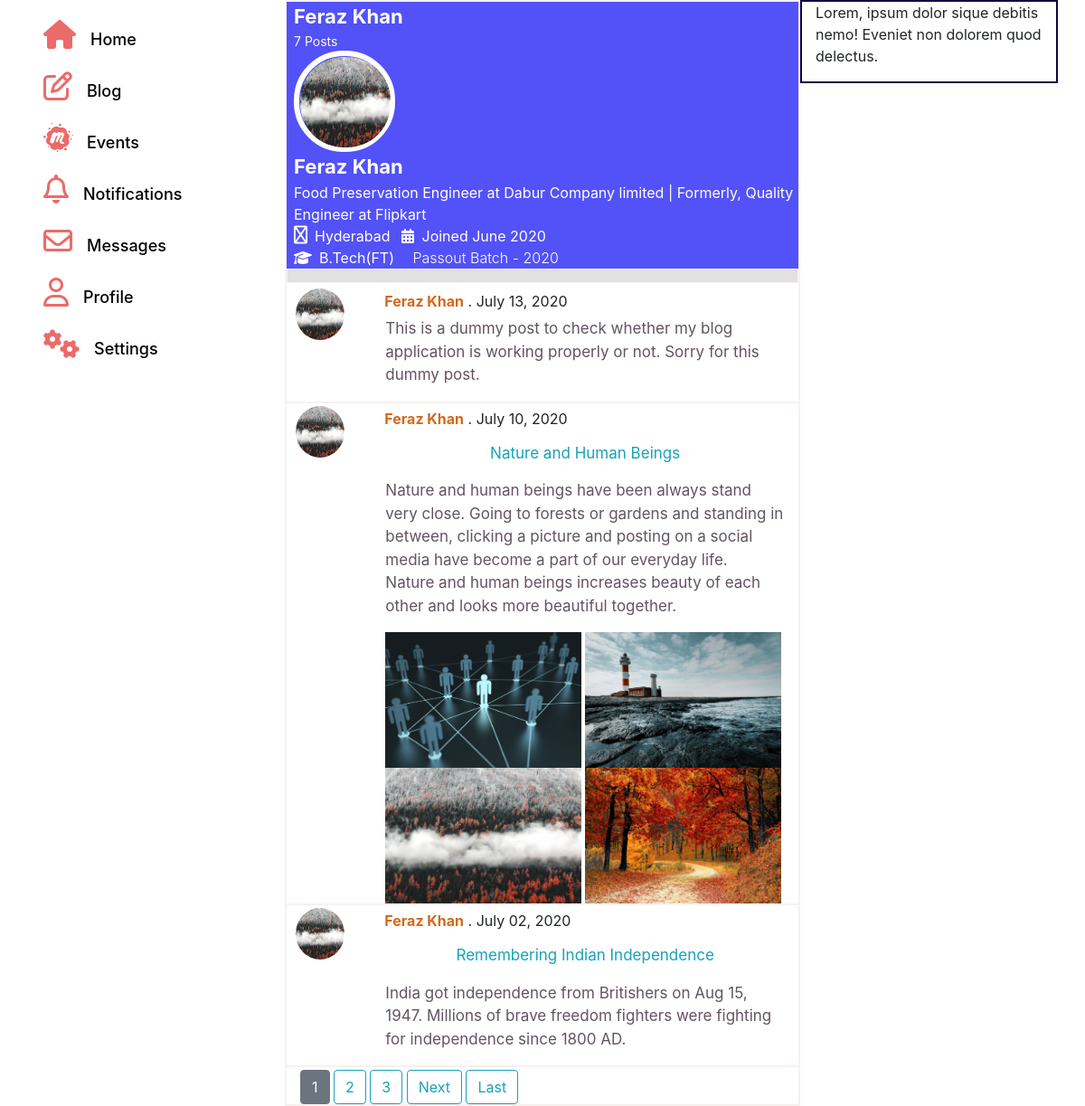
The page /profile/30 on the database its author committed.
### UserModule/models.py (models this page shows, shortened)
class User(AbstractBaseUser):
    email = models.EmailField(unique = True, max_length= 160)
    full_name = models.CharField(max_length = 160)
    is_active = models.BooleanField(default = False)
    is_staff = models.BooleanField(default = False)
    is_admin = models.BooleanField(default = False)
    join_date = models.DateTimeField(auto_now_add = True)
    USERNAME_FIELD = 'email'
    REQUIRED_FIELDS = ['full_name']
    objects = UserManager()

class Profile(models.Model):
    FACULTY_CHOICES = [
        ('FET','Faculty of Engineering and Technology'),
        ('Agriculture Faculty','Faculty of Agriculture'),
        ('Science Faculty','Faculty of Science and Environment'),
        ('Arts Facults','Faculty of Arts'),
        ('Management Faculty','Faculty of Rural Development and Business Management'),
    ]
    user = models.OneToOneField(User, on_delete = models.CASCADE, blank = True, null = True)
    faculty = models.CharField(max_length = 60, null = True, choices = FACULTY_CHOICES, default = 'FET')
    course = models.CharField(max_length = 100, null = True)
    passout_year = models.IntegerField(null = True, blank = True)
    home_city = models.CharField(max_length = 160, null = True, blank = True)
    current_city = models.CharField(max_length = 160, null = True, blank = True)
    description = models.CharField(max_length = 160, null = True, blank = True)
    working = models.CharField(max_length = 160, null = True, blank = True)
    work_history = models.CharField(max_length = 160, null = True, blank = True)
    profile_pic = models.ImageField(default = 'user.png', null = True)

### blog/models.py (models this page shows, shortened)
class BlogPost(models.Model):
    author  = models.ForeignKey(User, on_delete = models.CASCADE)
    title  = models.CharField(max_length = 160, null = True, blank = True)
    body = models.TextField()
    date_posted = models.DateTimeField(auto_now_add = True)
    last_modified = models.DateTimeField(auto_now = True)

class Files_Of_posts(models.Model):
    blogpost = models.ForeignKey(BlogPost, on_delete = models.CASCADE)
    files = models.FileField(null = True, blank = True)

### UserModule/views.py (the view)
# urls.py: path('profile/<int:pk>', views.User_Profile, name = "User_Profile"),
def User_Profile(request, pk):
    user = User.objects.get(id = pk)
    posts = BlogPost.objects.filter(author = user).order_by('-last_modified')
    count = posts.count()
    paginator = Paginator(posts, 3)
    num_of_pages = paginator.num_pages
    page = request.GET.get('page') # page number
    print(page)
    try:
        posts = paginator.page(page)
    except PageNotAnInteger:
        page = 1
        print(page)
        posts = paginator.page(page) # page object, containes posts of a specific page
    except EmptyPage:
        posts = paginator.page(paginator.num_pages)
    context = {'user':user,'posts':posts, 'count':count}
    return render(request, 'UserModule/Userprofile.html', context)

### UserModule/templates/UserModule/Userprofile.html
{% extends 'blog/blog-home.html' %}
{% load static %}
{%block content %}
<link rel="stylesheet" href="{% static '/css/userprofile.css'%}">
<div class=" row text-left name-img-wrap">
    <div class="ml-2">
        <div class="user-name text-white">{{user.full_name}}</div>
        <div class="text-muted count text-white">{{count}} Posts</div>
        <div class="wrap"><img class="user_profile_pic" src="{{user.profile.profile_pic.url}}" alt=""></div>
        <div class="user-name text-white">{{user.full_name}}</div>
        <div class="text-white">{{user.profile.working}}{%if user.profile.work_history%} | Formerly, {{user.profile.work_history}} {%endif%}</div>
        <div class="text-white"><i class="fa fa-map-marker mr-2"></i>{{user.profile.current_city}}
            <i class="fa fa-calendar ml-2 mr-1 " ></i>   Joined {{user.join_date|date:'F Y'}}</div>
        <div class="text-white"><i class="fa fa-graduation-cap mr-2" ></i>{{user.profile.course}}
           <span class="ml-3 font-weight-light">Passout Batch - {{user.profile.passout_year}} </span> </div>
    </div>
</div>
<div class="row boundary">
</div>
{%endblock%}

### blog/templates/blog/blog-home.html (shortened to what this page needs)
{% load static%}
<head>
    <link rel="stylesheet" href="https://use.fontawesome.com/releases/v5.0.8/css/solid.css">
    <link rel="stylesheet" href="https://maxcdn.bootstrapcdn.com/bootstrap/4.0.0/css/bootstrap.min.css">
    <link rel="stylesheet" href="{% static '/css/blog-home.css'%}">
</head>
<div class="container ">
    <div class="row">
        <div class="col-2 col-sm-2 col-md-3 sidemenu py-0 text-left">
            <a class="links text-left" href="{%url 'home'%}"><i class="fa fa-home mx-3"></i><span class="link-text my-1 ">Home</span>   </a>
            <a class="links text-left" href="{%url 'blog-home'%}"><i class="fa fa-pencil-square-o mx-3 fas" ></i><span class="link-text ">Blog</span>  </a>
            <a class="links text-left" href="{%url 'eventList'%}"><i class="fa fa-meetup mx-3 fas" ></i><span class="link-text ">Events</span>  </a>
            <a class="links" href="{%url 'blog-home'%}"> <i id="notify" class="fa fa-bell-o fas mx-3"></i><span class="link-text">Notifications</span></a>
            <a class="links" href=""> <i class="fa fa-envelope-o fas mx-3 "></i><span class="link-text ">Messages</span>  </a>
            <a class="links" href="{% url 'User_Profile' request.user.id %}"><i class="fas fa fa-user-o mx-3"></i><span class="link-text ">Profile</span>  </a>
            <a class="links" href="{% url 'User_Profile_settings'  %}"><i class="fa fa-cogs mx-3 fas" ></i><span class="link-text ">Settings</span>  </a>
        </div>
        <div class="col-10 col-sm-8 col-md-6 post-body mx-0.5 ">
            {% block content %}{% endblock %}
            {%if posts%}
            {% for post in posts %}
                <div class="row whole-post">
                    <div class="col-2 col-sm-2 col-md-2 pic">
                        {%if post.author.profile.profile_pic%}
                            <img src="{{post.author.profile.profile_pic.url}}" alt="" class="profile-picture  ">
                        {%else%}
                            <img src="{% static '/images/user.png'%}" alt="" class="profile-picture  ">
                        {% endif %}
                    </div>
                    <div class="col-10 col-sm-10 col-md-10 content  ">
                            <div class = " name p-1"><strong class= " mb-5"><a class = "profile-link" href="{%  url 'User_Profile' post.author.id  %}">{{post.author.full_name}}</a></strong> . <span id = "date "> {{post.last_modified|date:"F d, Y"}}</span></div>
                            <a class = " post-text text-left ml-4" href="{% url 'OneBlog' post.id %}">
                                {%if post.title%}<p class=" text-info pt-2 text-center" >{{post.title}}</p>
                                {% endif%}
                                {{post.body|linebreaks}}
                            </a>
                                <div class="height">
                                    {% for image in post.files_of_posts_set.all%}
                                    {%if image.files%}
                                        <a href="{{image.files.url}}"><img class="post-img" src="{{image.files.url}}" alt=""></a>
                                    {%endif%}
                                    {%endfor%}
                                </div>
                    </div >
                </div>
            {% endfor %}
            {% for num in posts.paginator.page_range %}
                {% if posts.number == num %}
                    <a class="btn btn-secondary" href="?page={{num}}">{{num}}</a>
                    {% elif num > posts.number|add:'-3' and num < posts.number|add:'3' %}
                    <a class="btn btn-outline-info" href="?page={{num}}">{{num}}</a>
                {% endif %}
            {% endfor %}
            {% if posts.has_next %}
            <a class = "btn btn-outline-info btn-small" href="?page={{posts.next_page_number}}">Next</a>
            <a class = "btn btn-outline-info btn-small" href="?page={{posts.paginator.num_pages}}">Last</a>
        {% endif %}
        {%endif %}
        </div>
        <div class=" col-sm-2 col-md-3 friendlist">
            <p>Lorem, ipsum dolor sique debitis nemo! Eveniet non dolorem quod delectus.</p>
        </div>
    </div>
</div>
</body>
</html>

### static/css/blog-home.css (style rules this page uses)
.profile-picture { min-width: 52px; min-height: 57px; max-width: 54px; max-height: 75px; position: relative; right: 5px; border-radius: 50%; }
.post-body { border: 2px solid rgb(247, 241, 241); }
.sidemenu { height: fit-content; padding-left: 0px!important; padding-right: 0px!important; }
.friendlist { border: 2px solid rgb(15, 5, 68); height: 50%; }
.name { position: relative; right: 20px; bottom: 2px; }
.post-img { margin: 0; width: 49%; height: 150px; }
.post-text { font-size: 17px; color: rgb(99, 84, 99); text-decoration: none!important; margin-left: 4px; }
.links { display: block; text-decoration: none; color: rgb(3, 0, 0); margin: 2px; margin-top: 16px; font-weight: 500; font-size: 18px; }
@media only screen and (max-width: 1200px) { .name { position: relative; right: 5px; } }
.fas { color:rgb(236, 106, 106); font-size: 32px !important; margin-top: 6px; }
i.fa.fa-home { color:rgb(236, 106, 106); font-size: 32px; margin-top: 6px; }
.row.whole-post { border-bottom: 2px solid rgb(247, 241, 241); margin-top: 0px; margin-bottom: 3px; }
a.profile-link { color: chocolate; }

### static/css/userprofile.css (style rules this page uses)
.wrap { width: 112px; height: 112px; border: 6px solid white; border-radius: 55px; position: relative; }
.user_profile_pic { width: 100px; height: 100px; position: relative; left: 1px; top: 0.5px; right: 0.5px; border-radius: 48px; }
.user-name { font-weight: bolder; font-size: 22px; }
.count { font-size: 14px!important; color: cornsilk!important; }
.name-img-wrap { background-color: rgb(82, 82, 248); }
.fa-map-marker { font-size: 20px; font-weight: lighter; opacity: 1!important; }
.boundary { height: 2vh; border: 1px solid rgb(243, 241, 241); background-color: rgb(226, 224, 224); margin-bottom: 6px; }

### rows shown on the page
User: full_name "Feraz Khan", profile.profile_pic (picture), profile.working "Food Preservation Engineer at Dabur Company limited", profile.work_history "Quality Engineer at Flipkart", profile.current_city "Hyderabad", join_date "June 2020", profile.course "B.Tech(FT)", profile.passout_year "2020"
BlogPost: author.profile.profile_pic (picture), author.full_name "Feraz Khan", last_modified "July 13, 2020", body "This is a dummy post to check whether my blog application is working properly or not. Sorry for this dummy post."
BlogPost: author.profile.profile_pic (picture), author.full_name "Feraz Khan", last_modified "July 10, 2020", title "Nature and Human Beings", body "Nature and human beings have been always stand very close. Going to forests or gardens and standing in between, clicking a picture and posting on a social media have become a part of our everyday life. Nature and human beings increases beauty of each other and looks more beautiful together."
Files_Of_posts: files (picture)
Files_Of_posts: files (picture)
Files_Of_posts: files (picture)
Files_Of_posts: files (picture)
BlogPost: author.profile.profile_pic (picture), author.full_name "Feraz Khan", last_modified "July 02, 2020", title "Remembering Indian Independence", body "India got independence from Britishers on Aug 15, 1947. Millions of brave freedom fighters were fighting for independence since 1800 AD."

### other values the page prints
{{ count }} "7"
{{ num }} "1"
{{ num }} "2" "3"
